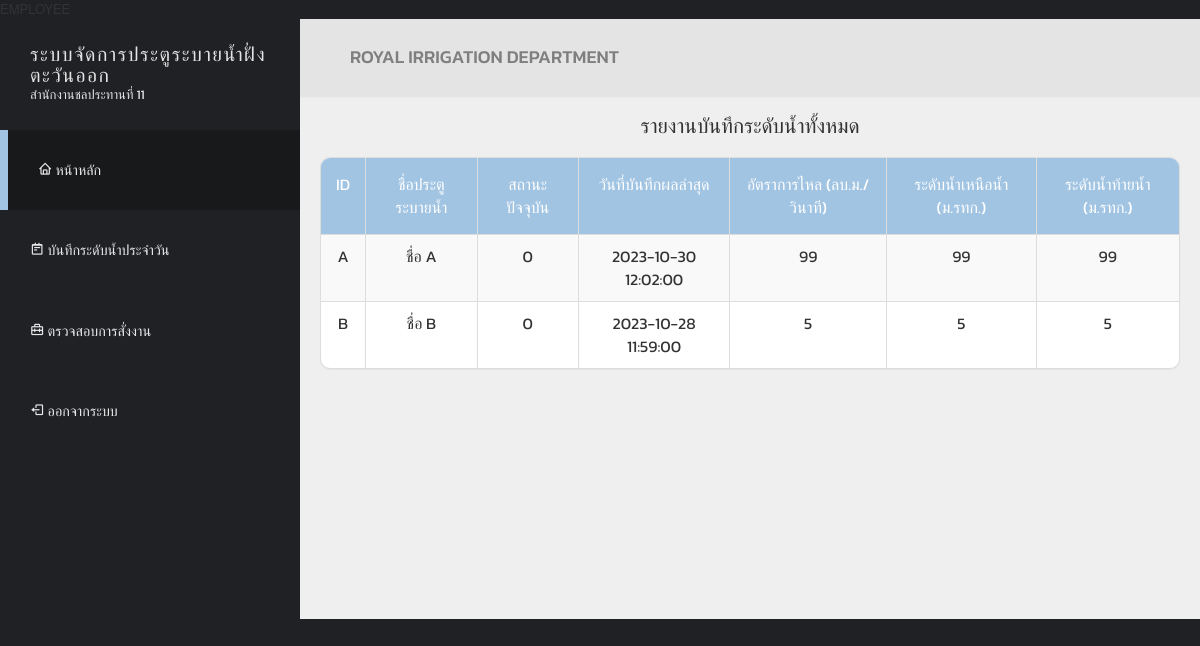
Before: /view/employee/employee-home.php (signed in) with the older database file.
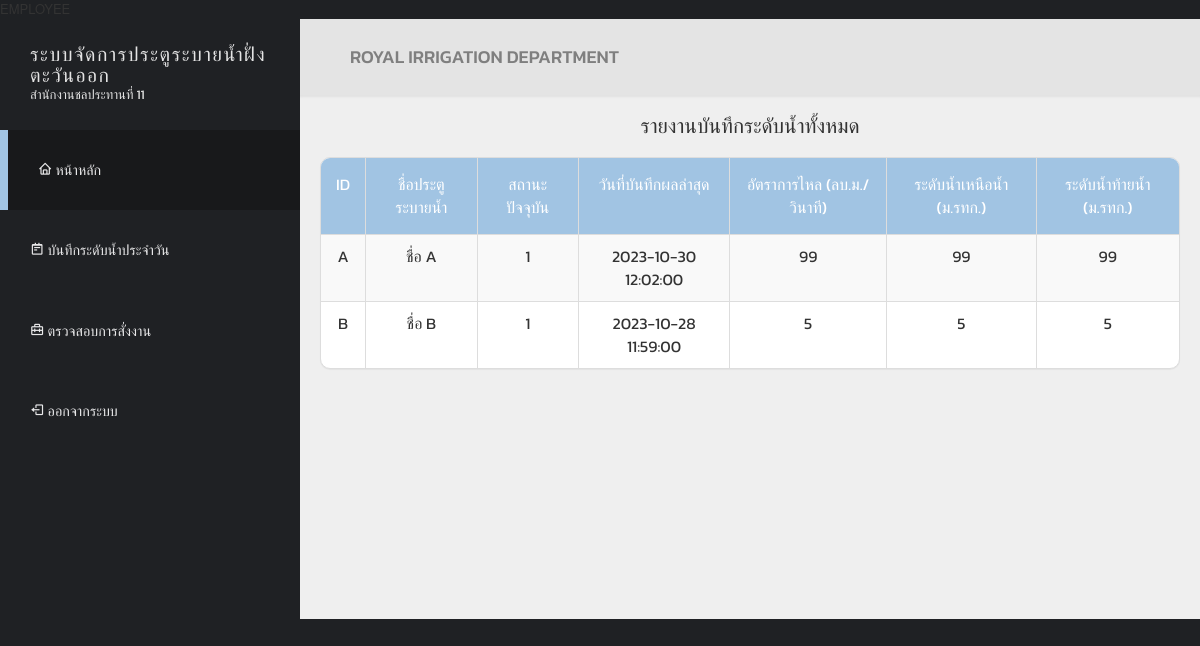
After: the same page with the newer database file.
### tables this page shows
CREATE TABLE `daily_report` (
  `report_ID` int(11) NOT NULL,
  `employee_report_ID` varchar(255) NOT NULL,
  `watergate_report_ID` varchar(255) NOT NULL,
  `upstream` float NOT NULL,
  `downstream` float NOT NULL,
  `flow_rate` float NOT NULL
);

CREATE TABLE `watergate` (
  `watergate_ID` varchar(255) NOT NULL,
  `gate_status` int(1) NOT NULL DEFAULT '0',
  `water_source_name` varchar(255) DEFAULT NULL,
  `criterion` float DEFAULT NULL,
  `gate_route_ID` varchar(255) DEFAULT NULL
);

CREATE TABLE `watergate_name` (
  `watergate_name_ID` varchar(255) NOT NULL,
  `gate_name` varchar(255) NOT NULL
);

CREATE TABLE `daily_report_time` (
  `report_time_ID` int(11) NOT NULL,
  `report_date` timestamp NOT NULL DEFAULT CURRENT_TIMESTAMP ON UPDATE CURRENT_TIMESTAMP
);

### view/employee/employee-home.php (the view, shortened to what this page needs)
<?php
    require_once '../../db.php';
    $sql = "
    SELECT
        d.report_ID,
        d.employee_report_ID,
        d.watergate_report_ID,
        d.upstream,
        d.downstream,
        d.flow_rate,
        t.report_date,
        g.gate_status,
        g.water_source_name,
        g.criterion,
        g.gate_route_ID,
        r.gate_name
    FROM daily_report AS d
    JOIN daily_report_time AS t ON d.report_ID = t.report_time_ID
    JOIN watergate AS g ON d.watergate_report_ID = g.watergate_ID
    JOIN watergate_name AS r ON g.watergate_ID = r.watergate_name_ID
    WHERE (d.watergate_report_ID, t.report_date) IN (
        SELECT d1.watergate_report_ID, MAX(t1.report_date)
        FROM daily_report_time AS t1
        JOIN daily_report AS d1 ON t1.report_time_ID = d1.report_ID
        GROUP BY d1.watergate_report_ID
    );
    ";
    $stmt = $conn->prepare($sql);
    $stmt->execute();
?>
<!DOCTYPE html>
<html lang="en">
<head>
  <link href='https://font.googleapis.com/css2?family=Poppins:wght@300;400;500;600;700;800;900&display=swap' rel='stylesheet' type='text/css'>
  <link href="../../css/font-awesome.min.css" rel="stylesheet">
  <link href="../../css/bootstrap.min.css" rel="stylesheet">
  <link href="../../css/templatemo-style.css" rel="stylesheet">
  <link href='https://unpkg.com/boxicons@2.1.4/css/boxicons.min.css' rel='stylesheet'>
</head>
<body>
  <div class="templatemo-flex-row">
    <div class="templatemo-sidebar">
      <header class="templatemo-site-header">
        <h1>ระบบจัดการประตูระบายน้ำฝั่งตะวันออก</h1>
        <p>สำนักงานชลประทานที่ 11</p>
      </header>
      <nav class="templatemo-left-nav">
        <ul>
          <li><a href="#" class="active"><i class='bx bx-home' ></i> หน้าหลัก</a></li>
          <li><a href="employee-wg-reporter.php"><i class='bx bx-notepad'></i> บันทึกระดับน้ำประจำวัน</a></li>
          <li><a href="employee-wg-assignment.php"><i class='bx bx-briefcase-alt-2'></i> ตรวจสอบการสั่งงาน</a></li>
          <li><a href="../../logout.php"><i class='bx bx-log-out'></i> ออกจากระบบ</a></li>
        </ul>
      </nav>
    </div>
    <div class="templatemo-content col-1 light-gray-bg">
      <div class="templatemo-top-nav-container">
        <div class="row">
          <nav class="templatemo-top-nav col-lg-12 col-md-12">
            <ul class="text-uppercase">
              <h3>royal irrigation department</h3>
            </ul>
          </nav>
        </div>
      </div>
      <div class="water-gate-report" style="text-align: center; margin: 20px;">
        <h2 style="margin: 20px;">รายงานบันทึกระดับน้ำทั้งหมด</h2>
        <div class="panel panel-default table-responsive">
          <table class="table table-striped table-bordered templatemo-user-table" style="text-align: center;">
            <thead>
              <tr>
                <td>ID</td>
                <td>ชื่อประตูระบายน้ำ</td>
                <td>สถานะปัจจุบัน</td>
                <td>วันที่บันทึกผลล่าสุด</td>
                <td>อัตราการไหล (ลบ.ม./วินาที)</td>
                <td>ระดับน้ำเหนือน้ำ (ม.รทก.)</td>
                <td>ระดับน้ำท้ายน้ำ (ม.รทก.)</td>
              </tr>
            </thead>
            <tbody>
            <?php
                while ($row = $stmt->fetch(PDO::FETCH_ASSOC)){
                    echo '<tr>';
                    echo '<td>' . $row['watergate_report_ID'] . '</td>';
                    echo '<td>' . $row['gate_name'] . '</td>';
                    echo '<td>' . $row['gate_status'] . '</td>';
                    echo '<td>' . $row['report_date'] . '</td>';
                    echo '<td>' . $row['flow_rate'] . '</td>';
                    echo '<td>' . $row['upstream'] . '</td>';
                    echo '<td>' . $row['downstream'] . '</td>';
                    echo '</tr>';
                }
                ?>
            </tbody>
          </table>
        </div>
      </div>
    </div>
  </div>
</body>
</html>

Changed rows visible on the page:
changed through a linked row, daily_report (number 1 of 2 on the later page): watergate_report_ID.gate_status "0" → "1"
changed through a linked row, daily_report (number 2 of 2 on the later page): watergate_report_ID.gate_status "0" → "1"
